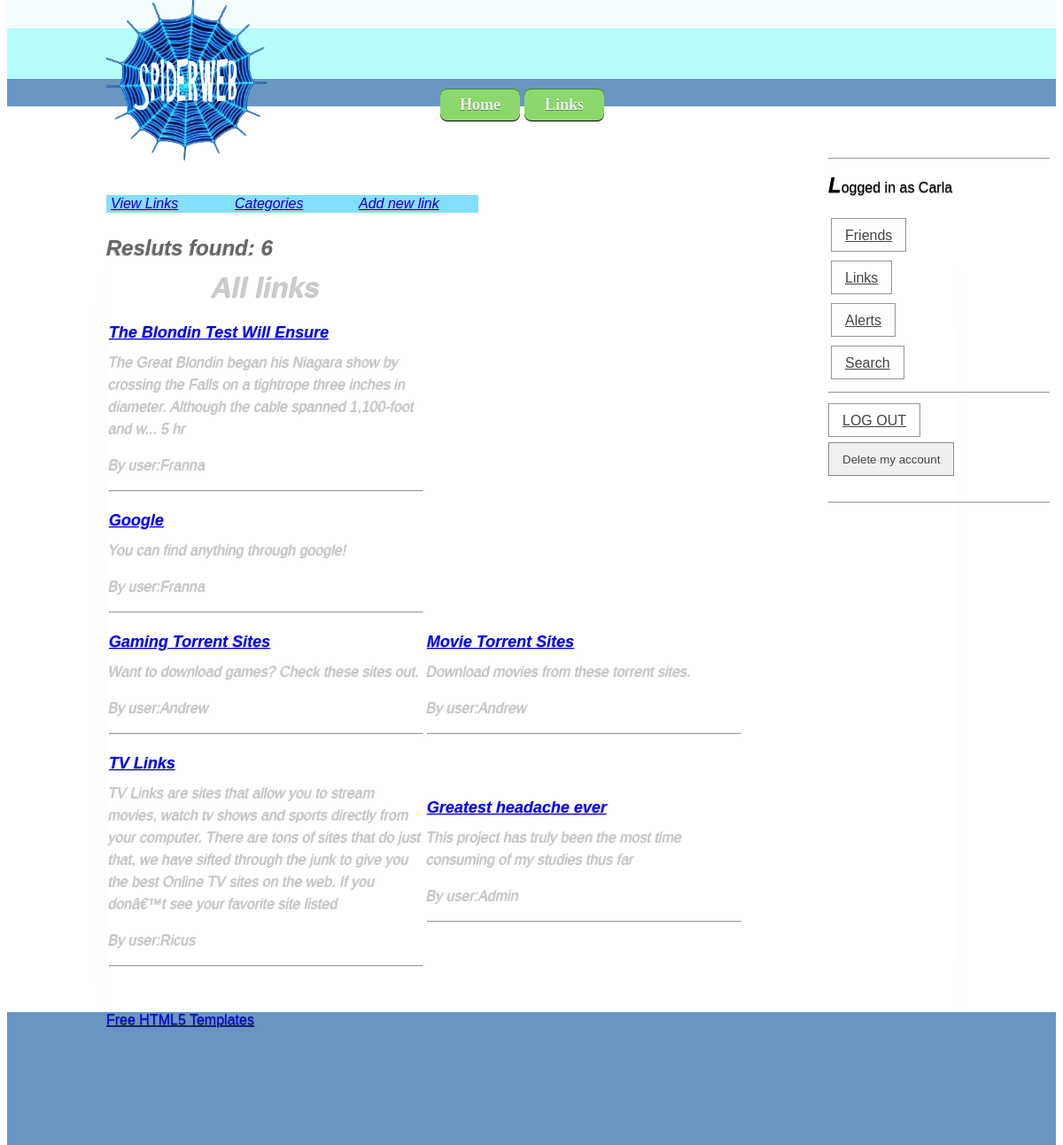
The page /index.php?action=2&linkOption=1 (signed in) on the database its author committed.
### tables this page shows
CREATE TABLE IF NOT EXISTS `link` (
  `LINK_ID` int(11) NOT NULL AUTO_INCREMENT,
  `LINK_URL` varchar(200) NOT NULL,
  `LINK_DESC` varchar(500) NOT NULL,
  `LINK_CAT_ID` int(11) NOT NULL,
  `USER_ID` int(11) NOT NULL,
  `LINK_NAME` varchar(200) NOT NULL,
  PRIMARY KEY (`LINK_ID`)
);

CREATE TABLE IF NOT EXISTS `user` (
  `USER_ID` int(11) NOT NULL AUTO_INCREMENT,
  `USER_USERNAME` varchar(100) NOT NULL,
  `USER_EMAIL` varchar(200) NOT NULL,
  `USER_PASSWORD` varchar(100) NOT NULL,
  `USER_FN` varchar(200) NOT NULL,
  `USER_LN` varchar(200) NOT NULL,
  `USER_GENDER` char(1) NOT NULL,
  `USER_BIRTH` date NOT NULL,
  `USER_TYPE` varchar(1) NOT NULL,
  `USER_PIC_LOCATION` varchar(300) DEFAULT NULL,
  UNIQUE KEY `USER_USERNAME` (`USER_USERNAME`,`USER_EMAIL`),
  UNIQUE KEY `USER_PIC_LOCATION` (`USER_PIC_LOCATION`),
  KEY `USER_ID` (`USER_ID`)
);

### pages/links.php (the view, shortened to what this page needs)
<?php
	if(!isset($_SESSION['userName']))
	{
		$userID = 0;
		$userType = "none";
	} else
	{
		$userName = $_SESSION['userName'];
		$data = mysql_query("SELECT * FROM user WHERE (USER_USERNAME='$userName')")
		or die(mysql_error());
		$info = mysql_fetch_array( $data );
		$userID = $info['USER_ID'];
	}
	if(!isset($_SESSION['linkOption']))
	{
		$option = 99999999999;
	} else
	{
		$option = $_SESSION['linkOption'];
	}
?>
<!DOCTYPE html>
<html>
    <head>
		<link rel="stylesheet" href="css/links.css">
    </head>
    <body>
		<div id="enter">
			<div id="main_menu">
				<ul id="menu">
					<li><a href="#"  name="links" id="links">View Links</a>
					</li>
					<li><a href="#">Categories</a>
							<?php
								$var1 = mysql_query("SELECT * FROM category")
								or die(mysql_error());
							?>
					</li>
					<?php
						if ($userID>0)
							echo "	<li><a href='index.php?action=3'  name='nlinks' id='links'>Add new link</a>
									</li>"
					?>
				</ul>
			</div>
			<div id="links">
				<br/><br/>
				<table width="100%">
					<?php
						if ($option==1)
						{
							print "<th><h1>All links</h1></th>";
							$var1 = mysql_query("SELECT * FROM link,user where link.USER_ID=user.USER_ID")
							or die(mysql_error());
						} else if ($option==2)
						{
							print "<th><h1>My links</h1></th>";
							$var1 = mysql_query("SELECT * FROM link,user where (link.USER_ID=user.USER_ID) AND (link.USER_ID=$userID)")
							or die(mysql_error());
						} else if ($option>2 && $option<90)
						{
							$option = $option-2;
							$var1 = mysql_query("SELECT * FROM category WHERE (CAT_ID=$option)")
							or die(mysql_error());
							$info = mysql_fetch_array( $var1 );
							$catName = $info['CAT_NAME'];
							$catDesc = $info['CAT_Description'];
							print "<th><h1>Category: $catName</h1><p>$catDesc</p></th>";
							$var1 = mysql_query("SELECT * FROM link,user where (LINK_CAT_ID=$option) AND (link.USER_ID=user.USER_ID)")
							or die(mysql_error());
						}
						$num_rows = mysql_num_rows($var1);
						if ($num_rows<1)
						{
							echo "<br/><br/><br/><br/><br/><h1> No results </h1><br/><br/><br/><br/><br/><br/><br/><br/><br/><br/><br/><br/><br/><br/><br/><br/><br/><br/><br/><br/><br/><br/><br/><br/><br/><br/>";
						} else echo "<br/><br/><h2>Resluts found: ".$num_rows."</h2>";
						$counter = 0;
						while($info = mysql_fetch_array( $var1 ))
						{
							$counter++;
							if ($counter ==2)
							{
								Print "<tr width='100%'>";
							}
							if ($counter % 2!=0)
							{
								Print "<tr width='100%'>";
							}
							Print "<td width='50%'><h3><a href='index.php?action=25&linkOption=".$info['LINK_ID']."'>".$info['LINK_NAME']."</a></h3>";
							Print "<p>".$info['LINK_DESC']."</p>";
							Print "<p> By user:".$info['USER_USERNAME']."</p>";
							print "<hr/></td>";
							if ($counter % 2==0)
							{
								Print "</tr>";
							}
							if ($counter ==2)
							{
								Print "</tr>";
							}
						}
					?>
				</table>
			</div>
		</div>
	</body>
</html>

### index.php (shortened to what this page needs)
<!DOCTYPE html>
<head>
	<link rel="stylesheet" href="css/style.css">
	<?php
		$action = 0;
		if (!isset($_GET["action"]) || empty($_GET["action"])) {
			$action = 0;
		} else {
			$action = $_GET["action"];
		}
	?>
</head>
<body>
	<div id="header-container">
		<header class="wrapper">
			<div id="logo"> <img src="images/logo2.png" alt="Logo here" width="180" height="178"> </div>
		</header>
	</div>
	<div id="nav">
		<div class="button"><a href="index.php">Home</a></div>
		<div class="button"><a href="index.php?action=2&linkOption=1">Links</a></div>
	</div>
	<div id="main" class="wrapper">
		<div style="position:relative;" id="container" name="container">
			<?php
				if ($action==0 || $action==99 || $action==98 || ($action>49 && $action<66))
					include('pages/home.php');
				else if ($action==10)
					include('pages/register.php');
				else if ($action==1)
					include('pages/friends.php');
				else if ($action==2)
					include('pages/links.php');
			?>
		</div>
		<aside>
			<hr>
			<?php
				if(!isset($_SESSION['userName']))
				{
					echo "<p><span class='big'>L</span>og in</p>
					<form novalidate='novalidate' id='theForm' name='theForm' method='post' action='pages/login.php'>
						<table>
							<tr>
								<td>
									<p>Username:</p>
									<p><input type='text' name='username' id='username' autofocus='autofocus' placeholder='Your username' value='a'/></p>
								</td>
							</tr>
							<tr>
								<td>
									<p>Password:</p>
									<p><input type='password' name='passW' id='passW' placeholder='Your password' value='a'/></p>
								</td>
							</tr>
						</table>";
						if ($action==98)
						{
							Print "<p><span class='error'>Username or password incorrect</span></p>";
						}
					echo "<input type='submit' value='Log in' id='submitButton' name='submitButton'/> <a id='register' name='register' class='btn' href='index.php?action=10'>Register</a>
					</form>
					<hr>";
				} else
				{
					Print "<p><span class='big'>L</span>ogged in as " . $_SESSION['userName']."</p>";
					include('pages/user.php');
					Print "<a id='Log_out' name='Log_out' class='btn' href='index.php?action=99'>LOG OUT</a>";
					echo
					"<form id='theForm' name='theForm' method='post' action='index.php?action=8'>
						<input name='userName' type='hidden' id='userName' value='".$_SESSION['userName']."'/>
						<input name='delete' type='hidden' id='delete' value='true'>
						<input type='submit' value='Delete my account' id='submitButton' name='submitButton'/>
					</form>";
					Print "</br><hr>";
				}
			?>
		</aside>
	</div>
	<div id="footer-container">
			<footer class="wrapper">
			<a href="http://freehtml5templates.com">Free HTML5 Templates</a>
			</footer>
	</div>
</body>
</html>

### pages/user.php
<!DOCTYPE html>
<head>
</head>
<body>
	<div>
		<table width="100%">
			<tr>
				  <td><a id='user_friends' name='user_friends' class='btn' href='index.php?action=1'>Friends</a></td>
			</tr>
			<tr>
				      <td><a id='user_links' name='user_links' class='btn' href='index.php?action=2'>Links</a></td>
			</tr>
			<tr>
				    <td><a id='user_alerts' name='user_alerts' class='btn' href='index.php?action=7'>Alerts</a></td>
			</tr>
			<tr>
				    <td><a id='user_alerts' name='user_alerts' class='btn' href='index.php?action=5'>Search</a></td>
			</tr>
		</table>
		<hr/>
	</div>
<body>

### css/style.css (style rules this page uses)
body { margin-top: 0px; margin-bottom: 0px; font-family: Helvetica, "Helvetica Neue", Arial, sans-serif; text-shadow: 0 1px 1px rgba(0, 0, 0, 0.6); }
.wrapper { width:960px; margin-top: auto; margin-right: auto; margin-bottom: auto; margin-left: auto; }
#header-container { background-color:#FF8C40; height:130px; margin-bottom:50px; height: 120px; background-repeat: repeat; background-position: center top; background-image: url(../images/header-bg.png); }
h2, h3 { margin-top: 15px; margin-right: 0; margin-bottom: 10px; margin-left: 0; font-size: 16px; }
h2 { font-size: 24px; color: #666666; }
h3 { font-size: 18px; }
#logo { color:white; float:left; background-repeat: no-repeat; height: 181px; width: 181px; }
#nav { float: right; width: 650px; height: 50px; background-image: url(../images/bg-nav.png); background-repeat: no-repeat; background-position: -30px bottom; -webkit-box-shadow:0 45px 60px -60px #AAA; -moz-box-shadow:0 45px 60px -60px #AAA; margin-right: 50px; position: relative; bottom: 70px; }
.button { border-top: 1px solid #448c11; background: #8bd96c; background: -moz-linear-gradient(top, #3e9c42, #8bd96c); -webkit-border-radius: 8px; -webkit-box-shadow: rgba(0,0,0,1) 0 1px 0; -moz-box-shadow: rgba(0,0,0,1) 0 1px 0; text-shadow: rgba(0,0,0,.4) 0 1px 0; color: white; font-size: 18px; font-family: Georgia, serif; text-decoration: none; vertical-align: middle; float: left; height: 25px; width: 70px; padding-top: 5px; padding-right: 10px; padding-bottom: 5px; padding-left: 10px; text-align: center; line-height: 25px; font-weight: bold; margin-left: 5px; }
#enter { font-family: Arial, Helvetica, sans-serif; font-size: 16px; font-style: normal; font-weight: normal; color: #CCCCCC; float: left; padding-right: 240px; padding-bottom: 40px; }
aside { float:right; width:250px; margin-bottom:50px; background-image: none; height: 670px; padding-right: 5px; padding-bottom: 5px; padding-left: 5px; position:absolute; right:10px; }
#footer-container { background-image: url(../images/footer-bg.png); width: 100%; height:150px; position: relative; margin-right: auto; margin-left: auto; margin-bottom: auto; float: left; }
#logo img { height: 181px; width: 181px; margin: auto; float: left; }
.btn, input[type="submit"], button { background: none repeat scroll 0 0%, -moz-linear-gradient(#CCCCCC, #B3B3B3) repeat scroll 0 0 transparent; border: 1px solid rgba(45, 45, 45, 0.5); color: #444444; display: inline-block; font-weight: 300; line-height: 20px; margin: 3px 0; padding: 9px 15px 7px; text-shadow: 0 1px 0 rgba(255, 255, 255, 0.4); }
#main hr { height: 0.1px; color: #E9E9E9; }
#enter { font-style: italic; text-shadow: -1px 1px 0 #C0C0C0; line-height: 10px; -webkit-box-shadow:0 45px 60px -60px #AAA; -moz-box-shadow:0 45px 60px -60px #AAA; }
p { line-height: 25px; }
.big { font-family: Arial, Helvetica, sans-serif; font-size: x-large; font-style: oblique; font-weight: 900; }
#nav .button a { color: #F0F0F0; text-decoration: none; }
#main { margin-bottom: 100px; }

### css/links.css (style rules this page uses)
#main_menu { position: relative; z-index:100; left:auto; width:100%; }
#menu { top: 0; left: 0; }
#menu, #menu ul { padding: 0; margin: 0; list-style: none; }
#menu li { float: left; background: #82DFFE; }
#menu a { display: block; padding: 5px; width: 130px; }

### rows shown on the page
link: LINK_NAME "The Blondin Test Will Ensure", LINK_DESC "The Great Blondin began his Niagara show by crossing the Falls on a tightrope three inches in diameter. Although the cable spanned 1,100-foot and w... 5 hr", USER_ID.USER_USERNAME "Franna"
link: LINK_NAME "Google", LINK_DESC "You can find anything through google!", USER_ID.USER_USERNAME "Franna"
link: LINK_NAME "Gaming Torrent Sites", LINK_DESC "Want to download games? Check these sites out.", USER_ID.USER_USERNAME "Andrew"
link: LINK_NAME "Movie Torrent Sites", LINK_DESC "Download movies from these torrent sites.", USER_ID.USER_USERNAME "Andrew"
link: LINK_NAME "TV Links", LINK_DESC "TV Links are sites that allow you to stream movies, watch tv shows and sports directly from your computer. There are tons of sites that do just that, we have sifted through the junk to give you the best Online TV sites on the web. If you donâ€™t see your favorite site listed", USER_ID.USER_USERNAME "Ricus"
link: LINK_NAME "Greatest headache ever", LINK_DESC "This project has truly been the most time consuming of my studies thus far", USER_ID.USER_USERNAME "Admin"

### other values the page prints
$num_rows "6"
$_SESSION['userName'] "Carla"
